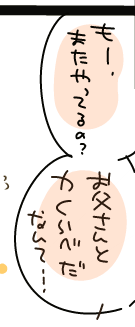
#> input picture backend/tests/fixtures/balloon-grouping/handwritten-neighbors.png, 135 x 327 px
$ python -i panels.py   (imports and definitions only)
#> lines starting #> are read from the running program, lines starting #| are printed output that depends on the picture; after the words box and inside, x2 and y2 are one past the last pixel; in counts of white or black regions, pixels touching at a corner belong together
#> further down, picture is the input picture: shape (327, 135, 3); mean B, G, R 219.9, 225.4, 233.5
"""Conservative panel-aware order; uncertain/borderless art keeps legacy order."""

from __future__ import annotations

import cv2
import numpy as np
from app.utils.geometry import reading_order_japanese


def detect_panel_frames(image: np.ndarray) -> list[list[float]]:
    gray = cv2.cvtColor(image, cv2.COLOR_BGR2GRAY) if image.ndim == 3 else image
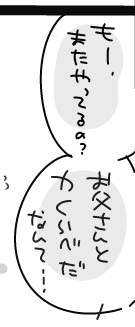
#> gray: shape (327, 135); min 6, max 255, mean 227.2
    height, width = gray.shape
#> height = 327; width = 135
    ink = (gray < 120).astype(np.uint8)
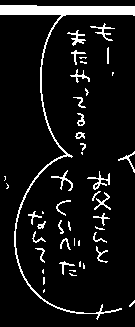
#> ink: shape (327, 135); values 0 (black) and 1 (white), 8.4% white; 46 white regions (20 under 20 px), largest, box (x1, y1, x2, y2) and area: (0, 5, 135, 320) 2077, (87, 171, 110, 190) 120, (90, 23, 115, 41) 107
    closed = cv2.morphologyEx(ink, cv2.MORPH_CLOSE, np.ones((3, 3), np.uint8))
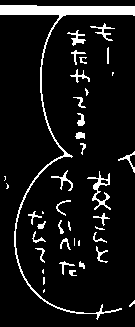
#> closed: shape (327, 135); values 0 (black) and 1 (white), 8.8% white; 40 white regions (13 under 20 px)
    contours, _ = cv2.findContours(closed, cv2.RETR_LIST, cv2.CHAIN_APPROX_SIMPLE)
#> contours = 41 contours, 19 with area under 20; largest, box (x1, y1, x2, y2) and area: (0, 5, 135, 320) 1560, (87, 171, 111, 210) 185, (67, 30, 86, 46) 72, (51, 170, 73, 191) 60, (90, 23, 115, 41) 60
    candidates = []
    for contour in contours:
        x, y, w, h = cv2.boundingRect(contour)
        if w < width * 0.18 or h < height * 0.1 or not 0.035 <= w * h / (width * height) <= 0.94:
            continue
        if abs(cv2.contourArea(contour)) / (w * h) < 0.75:
            continue
        radius = max(2, round(min(width, height) / 400))
        top = ink[max(0, y - radius) : min(height, y + radius + 1), x : x + w].max(axis=0).mean()
        bottom = ink[max(0, y + h - radius - 1) : min(height, y + h + radius), x : x + w].max(axis=0).mean()
        left = ink[y : y + h, max(0, x - radius) : min(width, x + radius + 1)].max(axis=1).mean()
        right = ink[y : y + h, max(0, x + w - radius - 1) : min(width, x + w + radius)].max(axis=1).mean()
        if min(top, bottom, left, right) >= 0.7:
            candidates.append([float(x), float(y), float(w), float(h)])
#> this loop made 41 passes
#> (x, y, w, h) on passes 1, 4, 6, 7, 8, 9, 12, 13, 14, 15, 16, 17: (129, 300, 6, 7), (69, 270, 8, 6), (79, 261, 6, 8), (59, 261, 16, 14), (35, 248, 10, 15), (96, 246, 12, 17), (60, 238, 11, 12), (93, 232, 14, 11), (32, 231, 14, 12), (95, 226, 10, 4), (68, 221, 3, 10), (37, 221, 9, 8)
#> (contour, x, y, w, h) on passes 2, 3, 5, 10, 11, 20: ([[44, 289], [43, 290], [43, 292], [44, 291]], 43, 289, 2, 4), ([[43, 277], [43, 284], [44, 283], [44, 277]], 43, 277, 2, 8), ([[43, 269], [42, 270], [42, 272], [43, 273]], 42, 269, 2, 5), ([[79, 240], [78, 241], [78, 245], [79, 245]], 78, 240, 2, 6), ([[74, 238], [74, 245]], 74, 238, 1, 8), ([[42, 211], [42, 213], [43, 213], [43, 212]], 42, 211, 2, 3)
#> after the loop, candidates = []
    # Keep enclosing panel frames, not their captions or the duplicate inner
    # contour of a thick stroke. Full-page decorative borders were excluded.
    candidates.sort(key=lambda box: box[2] * box[3], reverse=True)
    selected = []
    for box in candidates:
        x, y, w, h = box
        if any(x >= a - 4 and y >= b - 4 and x + w <= a + c + 4 and y + h <= b + d + 4 for a, b, c, d in selected):
            continue
        selected.append(box)
#> this loop made 0 passes
#> after the loop, selected = []
    return selected if len(selected) >= 2 else []


# [49 lines left out: functions _panel_order, panel_reading_order, not called in this run]

>>> import cv2
>>> picture = cv2.imread('../../../tests/fixtures/balloon-grouping/handwritten-neighbors.png')
>>> result = detect_panel_frames(picture)
#> result = []
